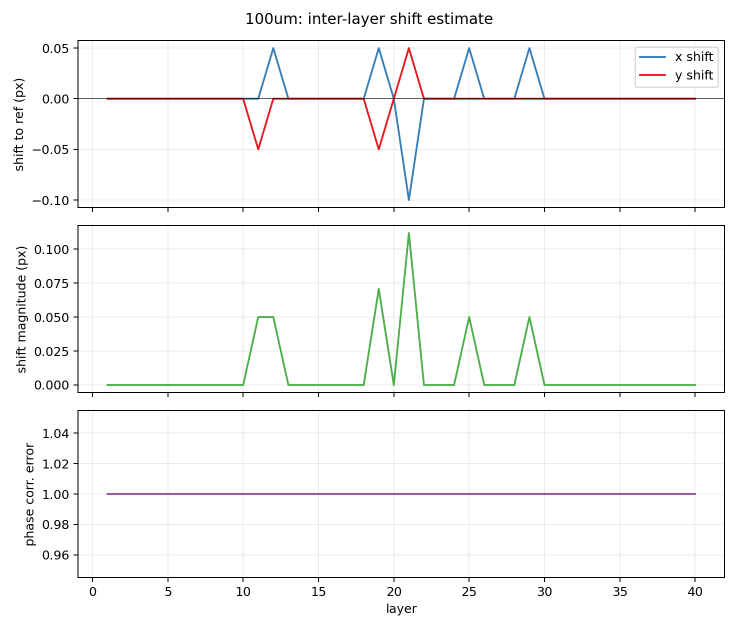
#> input picture submission_planning/optical_mechanism_analysis/real_registration_probe/钥匙纹路100um_registration_shifts.png, 1475 x 1260 px, given as the content of the folder 论文与PPT制作项目包/06_Samples/real_focus_stacks/钥匙纹路100um, which was not available (shown at 1/2 size)
$ python real_focus_stack_registration_probe.py
#> lines starting #> are read from the running program, lines starting #| are printed output that depends on the picture; pictures that were not available may be replaced by others from this repository, and a replacement may not be noted
### submission_planning/tools/focus_confidence_risk_study.py
from __future__ import annotations

import argparse
import csv
from pathlib import Path

import matplotlib.pyplot as plt
import numpy as np


# [20 lines left out: functions normalize01, block_average, block_max, not called in this run]


def box_blur(a: np.ndarray, radius: int) -> np.ndarray:
    if radius <= 0:
        return a
    out = a.copy()
    for _ in range(radius):
        out = (
            out
            + np.roll(out, 1, axis=0)
            + np.roll(out, -1, axis=0)
            + np.roll(out, 1, axis=1)
            + np.roll(out, -1, axis=1)
        ) / 5.0
    return out


# [53 lines left out: functions make_micro_surface, normals, specular_risk, synthesize_stack, not called in this run]


def focus_volume(stack: np.ndarray) -> np.ndarray:
    vol = []
    for im in stack:
        c = im[1:-1, 1:-1]
        lap = np.abs(im[:-2, 1:-1] + im[2:, 1:-1] + im[1:-1, :-2] + im[1:-1, 2:] - 4.0 * c)
        vol.append(box_blur(np.pad(lap, 1, mode="edge"), 2))
    return np.stack(vol, axis=0)


def confidence_maps(fv: np.ndarray) -> dict[str, np.ndarray]:
    eps = 1e-8
    sorted_fv = np.sort(fv, axis=0)
    peak = sorted_fv[-1]
    second = sorted_fv[-2]
    margin = (peak - second) / np.maximum(peak, eps)
    peak_strength = normalize01(peak)
    prob = fv / np.maximum(np.sum(fv, axis=0, keepdims=True), eps)
    entropy = -np.sum(prob * np.log(np.maximum(prob, eps)), axis=0) / np.log(fv.shape[0])
    return {
        "confidence_margin": margin.astype(np.float32),
        "confidence_peak_strength": peak_strength.astype(np.float32),
        "focus_entropy": entropy.astype(np.float32),
    }


# [172 lines left out: functions point_biserial, auc_score, top_fraction_mask, run, main, not called in this run]


# [2 lines that do not run on import are left out]

### submission_planning/tools/real_focus_stack_registration_probe.py
from __future__ import annotations

import argparse
import csv
import re
from pathlib import Path

import matplotlib.pyplot as plt
import numpy as np
from PIL import Image, ImageOps
from skimage.registration import phase_cross_correlation
from scipy.ndimage import shift as ndi_shift

from focus_confidence_risk_study import auc_score, confidence_maps, focus_volume, normalize01, top_fraction_mask


IMAGE_EXTS = {".png", ".jpg", ".jpeg", ".tif", ".tiff", ".bmp"}


def numeric_key(path: Path) -> tuple[int, str]:
    match = re.search(r"(\d+)", path.stem)
    if match:
        return int(match.group(1)), path.name
    return 10**9, path.name


def image_files(stack_dir: Path) -> list[Path]:
    return sorted(
        [p for p in stack_dir.iterdir() if p.is_file() and p.suffix.lower() in IMAGE_EXTS],
        key=numeric_key,
    )


def safe_name(name: str) -> str:
    return re.sub(r"[^\w\u4e00-\u9fff-]+", "_", name)


def display_name(name: str) -> str:
    cleaned = re.sub(r"[^A-Za-z0-9_.-]+", "_", name).strip("_")
    return cleaned or "real_stack"


def read_gray(path: Path, max_side: int = 640) -> np.ndarray:
    with Image.open(path) as im:
        im = ImageOps.exif_transpose(im).convert("L")
        scale = min(1.0, max_side / max(im.size))
        if scale < 1.0:
            new_size = (max(1, int(im.size[0] * scale)), max(1, int(im.size[1] * scale)))
            im = im.resize(new_size, Image.Resampling.BILINEAR)
        return np.asarray(im, dtype=np.float32) / 255.0


def center_crop_for_registration(arr: np.ndarray) -> np.ndarray:
    h, w = arr.shape
    # Exclude saturated side edges and use the central sample region.
    y0 = int(round(0.16 * h))
    y1 = int(round(0.86 * h))
    x0 = int(round(0.12 * w))
    x1 = int(round(0.82 * w))
    crop = arr[y0:y1, x0:x1]
    lo, hi = np.quantile(crop, [0.02, 0.98])
    crop = np.clip((crop - lo) / max(float(hi - lo), 1e-6), 0.0, 1.0)
    return crop.astype(np.float32)


def estimate_shifts(stack: np.ndarray, reference_idx: int) -> tuple[np.ndarray, list[dict[str, float | int]]]:
    ref = center_crop_for_registration(stack[reference_idx])
    shifts = []
    rows: list[dict[str, float | int]] = []
    prev_shift = np.array([0.0, 0.0], dtype=np.float64)
    for i, im in enumerate(stack):
        moving = center_crop_for_registration(im)
        shift_yx, error, phasediff = phase_cross_correlation(ref, moving, upsample_factor=20)
        # Guard against occasional phase-correlation outliers in defocused layers.
        shift_yx = np.asarray(shift_yx, dtype=np.float64)
        if i > 0 and np.linalg.norm(shift_yx - prev_shift) > 25:
            shift_yx = prev_shift.copy()
        prev_shift = shift_yx
        shifts.append(shift_yx)
        rows.append(
            {
                "layer": i + 1,
                "shift_y_px": float(shift_yx[0]),
                "shift_x_px": float(shift_yx[1]),
                "shift_mag_px": float(np.sqrt(np.sum(shift_yx * shift_yx))),
                "registration_error": float(error),
                "phasediff": float(phasediff),
            }
        )
    return np.vstack(shifts), rows


def apply_shifts(stack: np.ndarray, shifts: np.ndarray) -> np.ndarray:
    aligned = []
    for im, shift_yx in zip(stack, shifts):
        aligned.append(ndi_shift(im, shift=shift_yx, order=1, mode="nearest", prefilter=False))
    return np.stack(aligned, axis=0)


# [9 lines left out: function local_mean, not called in this run]


def compute_diagnostics(stack: np.ndarray) -> dict[str, np.ndarray | float]:
    fv = focus_volume(stack)
    conf = confidence_maps(fv)
    peak_idx = np.argmax(fv, axis=0).astype(np.float32)
    low_margin = 1.0 - conf["confidence_margin"]
    sat_persistence = np.mean(stack >= 0.98, axis=0)
    bright_persistence = np.mean(stack >= 0.90, axis=0)
    spike_proxy = normalize01(np.abs(peak_idx - local_mean(peak_idx, radius=2)))
    quality_proxy = normalize01(0.68 * normalize01(low_margin) + 0.22 * normalize01(spike_proxy) + 0.10 * normalize01(sat_persistence))
    return {
        "peak_layer": peak_idx + 1,
        "low_margin": low_margin,
        "focus_entropy": conf["focus_entropy"],
        "low_peak_strength": 1.0 - conf["confidence_peak_strength"],
        "sat_persistence": sat_persistence,
        "bright_persistence": bright_persistence,
        "spike_proxy": spike_proxy,
        "quality_proxy": quality_proxy,
        "spike_mean": float(np.mean(spike_proxy)),
        "spike_p90": float(np.quantile(spike_proxy, 0.90)),
        "quality_mean": float(np.mean(quality_proxy)),
        "quality_p90": float(np.quantile(quality_proxy, 0.90)),
        "sat_mean": float(np.mean(sat_persistence)),
        "bright_mean": float(np.mean(bright_persistence)),
    }


# [160 lines left out: functions pearson, compare_diagnostics, draw_shift_plot, draw_comparison_maps, write_summary, not called in this run]


def analyze(stack_dir: Path, out_dir: Path, max_side: int = 640, reference_layer: int | None = None) -> None:
    files = image_files(stack_dir)
    if not files:
        raise FileNotFoundError(f"No image files in {stack_dir}")
    arrays = [read_gray(p, max_side=max_side) for p in files]
    h = min(a.shape[0] for a in arrays)
    w = min(a.shape[1] for a in arrays)
    stack = np.stack([a[:h, :w] for a in arrays], axis=0)
    if reference_layer is None:
        reference_idx = stack.shape[0] // 2
    else:
        reference_idx = max(0, min(stack.shape[0] - 1, reference_layer - 1))

    out_dir.mkdir(parents=True, exist_ok=True)
    safe = safe_name(stack_dir.name)
    shifts, shift_rows = estimate_shifts(stack, reference_idx)
    aligned = apply_shifts(stack, shifts)
    before = compute_diagnostics(stack)
    after = compute_diagnostics(aligned)
    compare = compare_diagnostics(before, after)

    with (out_dir / f"{safe}_registration_shifts.csv").open("w", encoding="utf-8", newline="") as f:
        writer = csv.DictWriter(f, fieldnames=list(shift_rows[0].keys()))
        writer.writeheader()
        writer.writerows(shift_rows)

    compare_rows = [{"metric": k, "value": v} for k, v in compare.items()]
    with (out_dir / f"{safe}_registration_sensitivity.csv").open("w", encoding="utf-8", newline="") as f:
        writer = csv.DictWriter(f, fieldnames=["metric", "value"])
        writer.writeheader()
        writer.writerows(compare_rows)

    draw_shift_plot(stack_dir.name, shift_rows, out_dir / f"{safe}_registration_shifts.png")
    draw_comparison_maps(stack_dir.name, before, after, out_dir / f"{safe}_registration_sensitivity_maps.png")
    write_summary(out_dir, stack_dir.name, reference_idx + 1, shift_rows, compare)
    print(out_dir / f"{safe}_registration_summary.md")


def main() -> None:
    parser = argparse.ArgumentParser()
    parser.add_argument("--stack", default="论文与PPT制作项目包/06_Samples/real_focus_stacks/钥匙纹路100um")
    parser.add_argument("--out", default="submission_planning/optical_mechanism_analysis/real_registration_probe")
    parser.add_argument("--max-side", type=int, default=640)
    parser.add_argument("--reference-layer", type=int, default=20)
    args = parser.parse_args()
    analyze(Path(args.stack), Path(args.out), max_side=args.max_side, reference_layer=args.reference_layer)
#> in read_gray, im is the input picture: PIL image 1475x1260 RGBA; mean R, G, B, A 247.9, 247.9, 247.7, 255
#> in read_gray, `im = im.resize(new_size, Image.Resampling.BILINEAR)`:
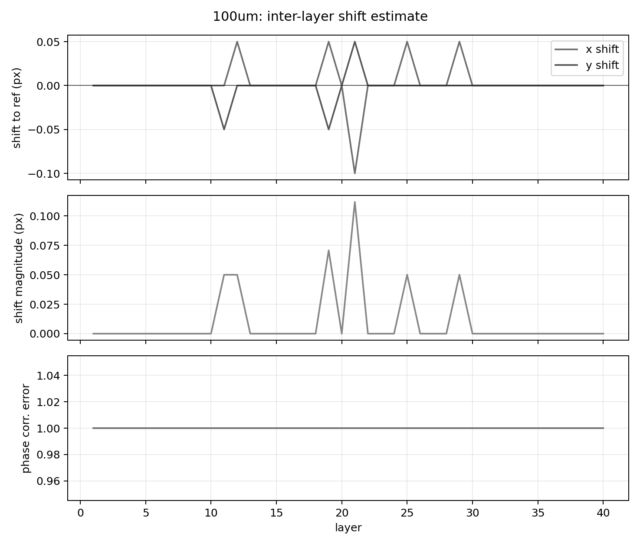
#> im: PIL image 640x546 L; min 22, max 255, mean 247.9
#> in analyze, `arrays = [read_gray(p, max_side=max_side) for p in files]`: arrays = 1 item
#> in analyze, `h = min(a.shape[0] for a in arrays)`: h = 546
#> in analyze, `w = min(a.shape[1] for a in arrays)`: w = 640
#> in center_crop_for_registration, `crop = arr[y0:y1, x0:x1]`:
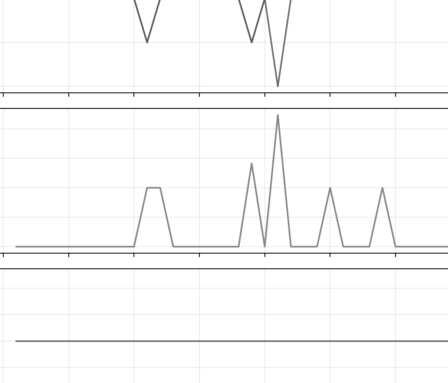
#> crop: shape (383, 448) float32; min 0.133, max 1, mean 0.979
#> in center_crop_for_registration, `lo, hi = np.quantile(crop, [0.02, 0.98])`: lo = 0.58; hi = 1
#> in center_crop_for_registration, `crop = np.clip((crop - lo) / max(float(hi - lo), 1e-6), 0.0, 1.0)`:
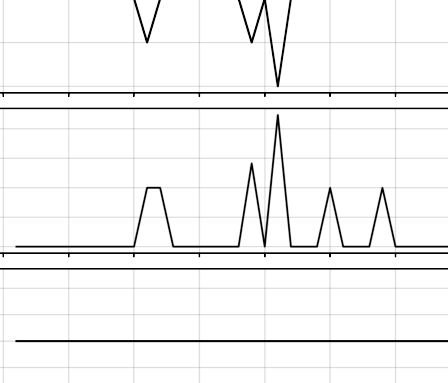
#> crop: shape (383, 448) float32; min 0, max 1, mean 0.956
#> the loop in estimate_shifts, `for i, im in enumerate(stack):` made 1 pass
#> (h in center_crop_for_registration, w in center_crop_for_registration, y0 in center_crop_for_registration, y1 in center_crop_for_registration, x0 in center_crop_for_registration, x1 in center_crop_for_registration, lo in center_crop_for_registration, hi in center_crop_for_registration) on pass 1: (546, 640, 87, 470, 77, 525, 0.58, 1)
#> after the loop in estimate_shifts, `for i, im in enumerate(stack):`: rows = 1 item; shifts = [[0, 0]]
#> in analyze, `shifts, shift_rows = estimate_shifts(stack, reference_idx)`: shift_rows = 1 item
#> the loop in apply_shifts, `for im, shift_yx in zip(stack, shifts):` made 1 pass
#> the loop in focus_volume, `for im in stack:` made 1 pass
#> pass 1, in focus_volume, `c = im[1:-1, 1:-1]`:
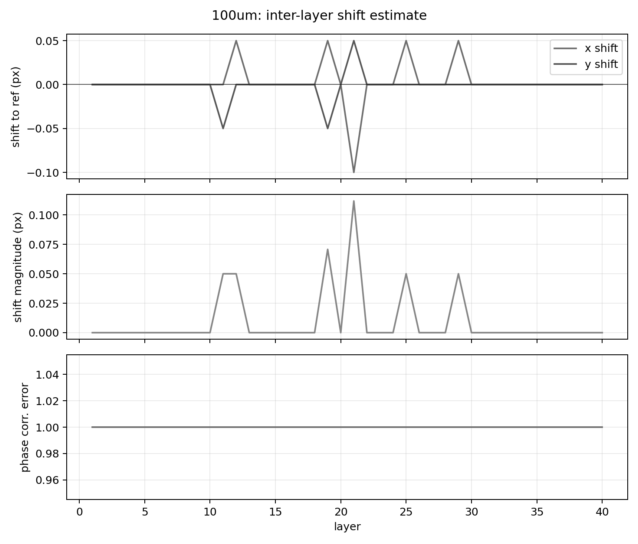
#> c: shape (544, 638) float32; min 0.0863, max 1, mean 0.972
#> pass 1, in focus_volume, `lap = np.abs(im[:-2, 1:-1] + im[2:, 1:-1] + im[1:-1, :-2] + im[1:-1, 2..`:
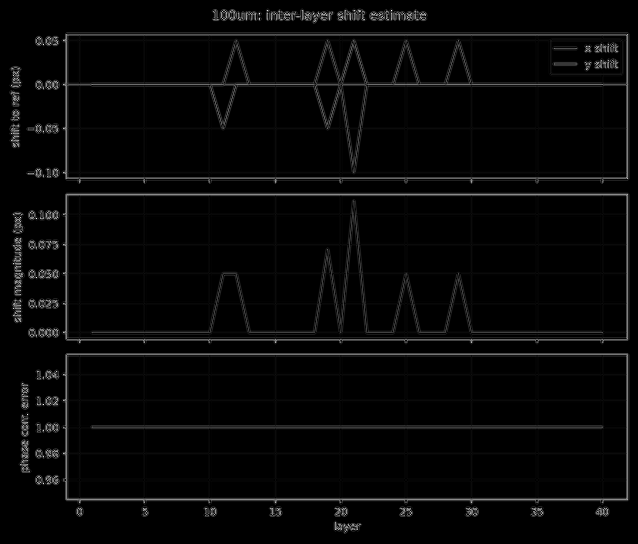
#> lap: shape (544, 638) float32; min 0, max 2.18, mean 0.0592; drawn with min black and max white
#> pass 1, in box_blur, `out = a.copy()`:
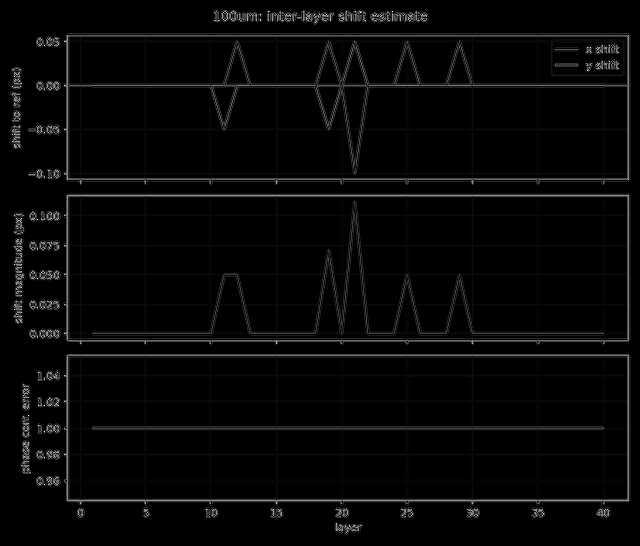
#> out: shape (546, 640) float32; min 0, max 2.18, mean 0.0588; drawn with min black and max white
#> in confidence_maps, `peak = sorted_fv[-1]`:
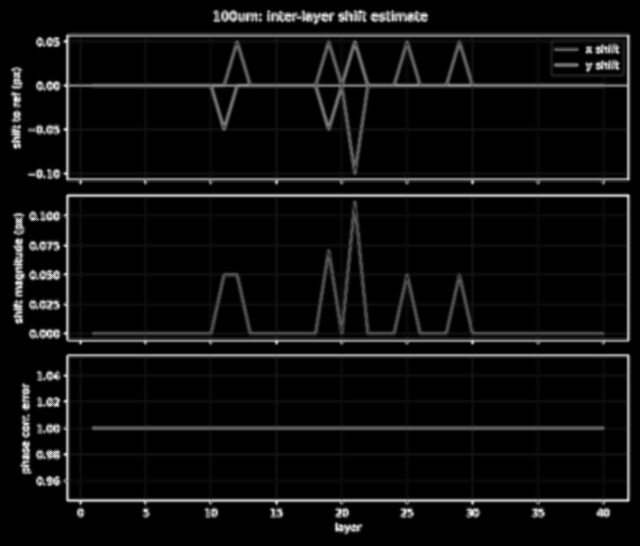
#> peak: shape (546, 640) float32; min 0, max 1.06, mean 0.0588; drawn with min black and max white


if __name__ == "__main__":
#> (the run stopped early here; a loop or call above may not have finished)
